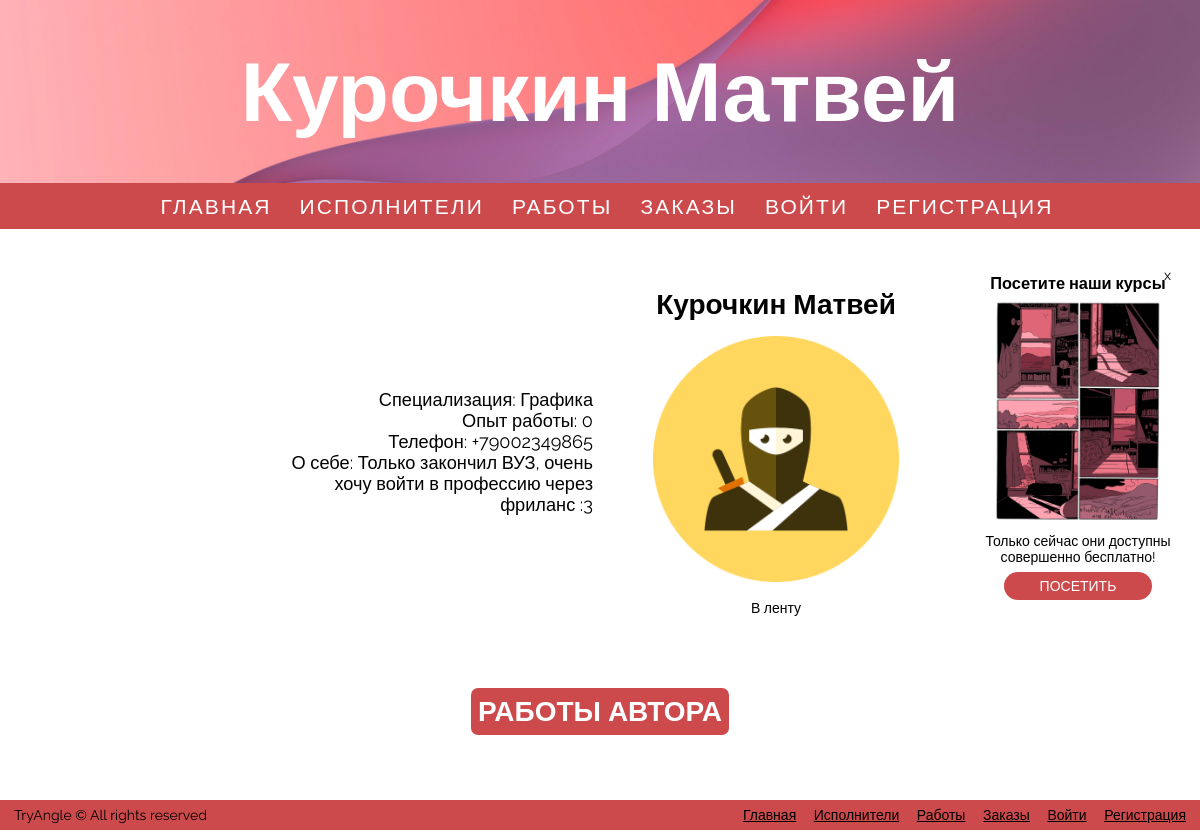
Page /artists.html/6 on the committed database.
### app.py (models this page shows)
class User(UserMixin, db.Model):
    id = db.Column(db.Integer, primary_key=True)
    email = db.Column(db.String(100), unique=True)
    password = db.Column(db.String(100), nullable=False)
    surname = db.Column(db.String(50), nullable=False)
    name = db.Column(db.String(50), nullable=False)
    phone = db.Column(db.String(15), nullable=False)
    isartist = db.Column(db.Boolean, nullable=False)
    artist_specialization = db.Column(db.String(50))
    artist_exp = db.Column(db.Integer)
    customer_company = db.Column(db.String(100))
    customer_sphere = db.Column(db.String(50))
    about = db.Column(db.Text, nullable=False)

### app.py (the view)
@app.route("/artists.html/<int:id>")
def artist_detail(id):
    userr = User.query.get(id)
    works = Work.query.filter_by(artist=userr.id).all()
    users = User.query.order_by(User.id.desc()).all()
    return render_template("user.html", user=userr, authenticated=current_user.is_authenticated, works=works, users=users)

### templates/user.html (shortened to what this page needs)
<!DOCTYPE html>
<html lang='en-EN'>
<head>
  <link href='../static/styles.css' rel='stylesheet'>
</head>
<body>
  <div class='wrapper'>
  <header>
      <h1>{{user.surname}} {{user.name}}</h1>
  </header>
  <nav>
      <a href='/' title='Главная'>Главная</a>
      <a href='/artists.html' title='Исполнители'>Исполнители</a>
      <a href='/completes.html' title='Работы'>Работы</a>
      <a href='/requests.html' title='Заказы'>Заказы</a>
      {% if not authenticated %}
      <a href='/login.html' title='Войти'>Войти</a>
      <a href='/signup.html' title='Регистрация'>Регистрация</a>
      {% endif %}
  </nav>
  <main>
    <div class='ad'>
      <p class='close' onclick='hideAd()'>x</p>
      <h3>Посетите наши курсы</h3>
      <img src='../static/src/ad.png' alt='Курсы'>
      <p>Только сейчас они доступны совершенно бесплатно!</p>
      <a href='https://skillbox.ru/' title='Курсы'><p class='button'>Посетить</p></a>
    </div>
    <div class='section'>
      <div class='left'>
        <p>Специализация: {{user.artist_specialization}}</p>
        <p>Опыт работы: {{user.artist_exp}}</p>
        <p>Телефон: {{user.phone}}</p>
        <p>О себе: {{user.about}}</p>
      </div>
      <div class='line'>
        <br>
        <h2>{{user.surname}} {{user.name}}</h2>
        <img src='../static/src/member_icon2.png' alt='Исполнитель' class='boss'>
        <br>
        <a href='/artists.html'><div class='card'>В ленту</div></a>
      </div>
    </div>
    <h2 class='outer-header'>Работы автора</h2>
    <div class='section center last'>
    </div>
  </main>
  <div class='footer'>
    <div><p>TryAngle &#169 All rights reserved</p></div>
    <div>
      <a href='/' title='Главная'>Главная</a>
      <a href='/artists.html' title='Исполнители'>Исполнители</a>
      <a href='/completes.html' title='Работы'>Работы</a>
      <a href='/requests.html' title='Заказы'>Заказы</a>
      {% if not authenticated %}
      <a href='/login.html' title='Войти'>Войти</a>
      <a href='/signup.html' title='Регистрация'>Регистрация</a>
      {% endif %}
    </div>
  </div>
  </div>
</body>
</html>

### rows in the picture
User: surname "Курочкин", name "Матвей", artist_specialization "Графика", artist_exp "0", phone "+79002349865", about "Только закончил ВУЗ, очень хочу войти в профессию через фриланс :3"
